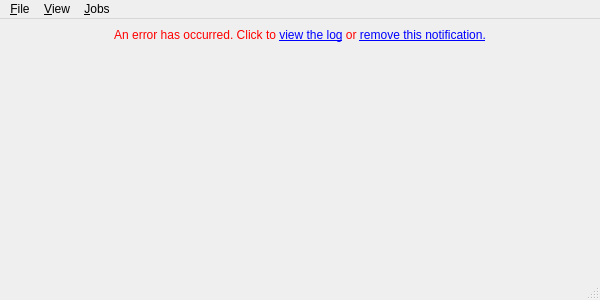
<?xml version="1.0" encoding="UTF-8"?>
<ui version="4.0">
 <class>MainWindow</class>
 <widget class="QMainWindow" name="MainWindow">
  <property name="geometry">
   <rect>
    <x>0</x>
    <y>0</y>
    <width>600</width>
    <height>300</height>
   </rect>
  </property>
  <property name="windowTitle">
   <string>MoleQueue</string>
  </property>
  <widget class="QWidget" name="centralwidget">
   <layout class="QVBoxLayout" name="verticalLayout">
    <item>
     <widget class="QLabel" name="errorNotificationLabel">
      <property name="sizePolicy">
       <sizepolicy hsizetype="Preferred" vsizetype="Maximum">
        <horstretch>0</horstretch>
        <verstretch>0</verstretch>
       </sizepolicy>
      </property>
      <property name="text">
       <string>&lt;html&gt;&lt;head/&gt;&lt;body&gt;&lt;p&gt;&lt;span style=&quot; color:#ff0000;&quot;&gt;An error has occurred. Click to &lt;a href=&quot;viewLog&quot;&gt;view the log&lt;/a&gt; or &lt;a href=&quot;clearError&quot;&gt;remove this notification.&lt;/a&gt;&lt;/span&gt;&lt;/p&gt;&lt;/body&gt;&lt;/html&gt;</string>
      </property>
      <property name="alignment">
       <set>Qt::AlignCenter</set>
      </property>
     </widget>
    </item>
    <item>
     <widget class="MoleQueue::JobTableWidget" name="jobTableWidget" native="true"/>
    </item>
   </layout>
  </widget>
  <widget class="QMenuBar" name="menubar">
   <property name="geometry">
    <rect>
     <x>0</x>
     <y>0</y>
     <width>600</width>
     <height>20</height>
    </rect>
   </property>
   <widget class="QMenu" name="fileMenu">
    <property name="title">
     <string>&amp;File</string>
    </property>
    <addaction name="actionQueueManager"/>
    <addaction name="actionOpenWithManager"/>
    <addaction name="actionShowLog"/>
    <addaction name="actionUpdateRemoteQueues"/>
    <addaction name="actionQuit"/>
   </widget>
   <widget class="QMenu" name="menuView">
    <property name="title">
     <string>&amp;View</string>
    </property>
    <addaction name="actionViewJobFilter"/>
    <addaction name="actionAdvancedJobFilters"/>
   </widget>
   <widget class="QMenu" name="menuJobs">
    <property name="title">
     <string>&amp;Jobs</string>
    </property>
    <addaction name="actionClearFinishedJobs"/>
    <addaction name="separator"/>
   </widget>
   <addaction name="fileMenu"/>
   <addaction name="menuView"/>
   <addaction name="menuJobs"/>
  </widget>
  <widget class="QStatusBar" name="statusbar"/>
  <action name="actionQuit">
   <property name="text">
    <string>&amp;Quit</string>
   </property>
   <property name="shortcut">
    <string>Ctrl+Q</string>
   </property>
  </action>
  <action name="actionMinimize">
   <property name="text">
    <string>Mi&amp;nimize</string>
   </property>
  </action>
  <action name="actionMaximize">
   <property name="text">
    <string>Ma&amp;ximize</string>
   </property>
  </action>
  <action name="actionRestore">
   <property name="text">
    <string>&amp;Restore</string>
   </property>
  </action>
  <action name="actionQueueManager">
   <property name="text">
    <string>Queue &amp;Manager</string>
   </property>
  </action>
  <action name="actionOpenWithManager">
   <property name="text">
    <string>&quot;Open With&quot; Manager...</string>
   </property>
   <property name="toolTip">
    <string>Configure &quot;Open with&quot; applications</string>
   </property>
  </action>
  <action name="actionShowLog">
   <property name="text">
    <string>Show &amp;Log</string>
   </property>
  </action>
  <action name="actionUpdateRemoteQueues">
   <property name="text">
    <string>&amp;Update remote queues</string>
   </property>
   <property name="toolTip">
    <string>Update the status of jobs on remote queuing systems.</string>
   </property>
   <property name="shortcut">
    <string>Ctrl+R</string>
   </property>
  </action>
  <action name="actionViewJobFilter">
   <property name="checkable">
    <bool>true</bool>
   </property>
   <property name="text">
    <string>Job &amp;Filter</string>
   </property>
   <property name="toolTip">
    <string>Show Job Filter</string>
   </property>
   <property name="shortcut">
    <string>Ctrl+F</string>
   </property>
  </action>
  <action name="actionClearFinishedJobs">
   <property name="text">
    <string>Clear &amp;Finished Jobs</string>
   </property>
   <property name="toolTip">
    <string>Clear finished jobs from MoleQueue</string>
   </property>
  </action>
  <action name="actionAdvancedJobFilters">
   <property name="text">
    <string>Ad&amp;vanced Job Filters...</string>
   </property>
   <property name="toolTip">
    <string>Show advance job filtering options</string>
   </property>
  </action>
 </widget>
 <customwidgets>
  <customwidget>
   <class>MoleQueue::JobTableWidget</class>
   <extends>QWidget</extends>
   <header>molequeue/jobtablewidget.h</header>
   <container>1</container>
  </customwidget>
 </customwidgets>
 <resources/>
 <connections/>
</ui>
